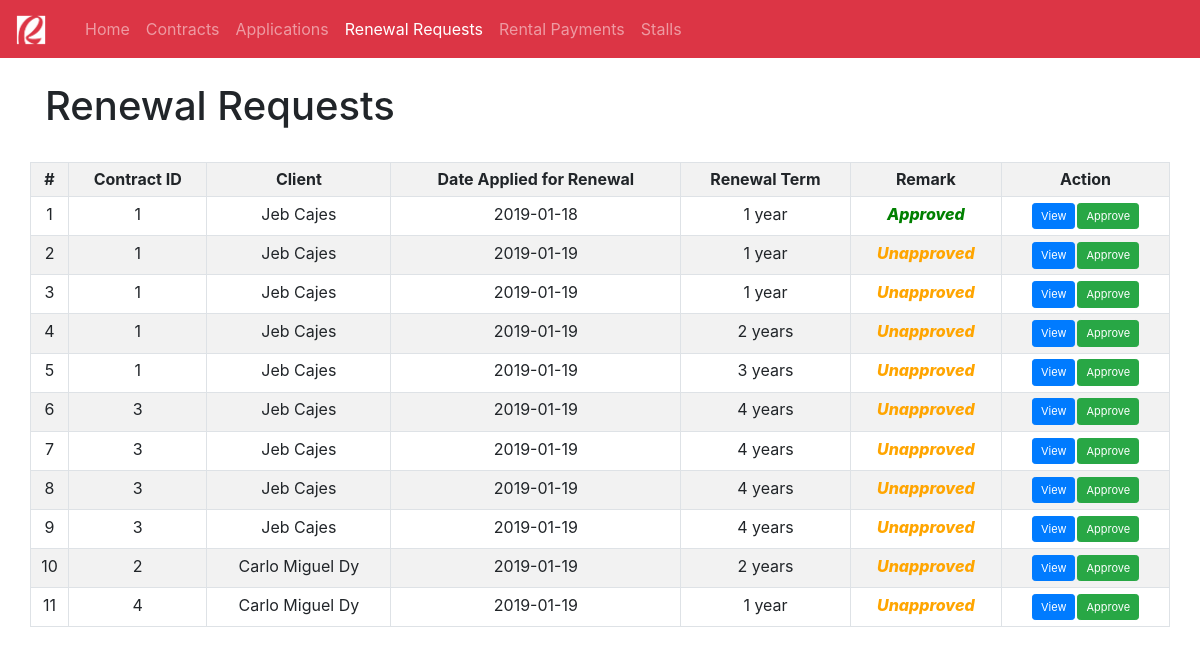
The page /admin-renewal-requests.php on the database as committed earlier.
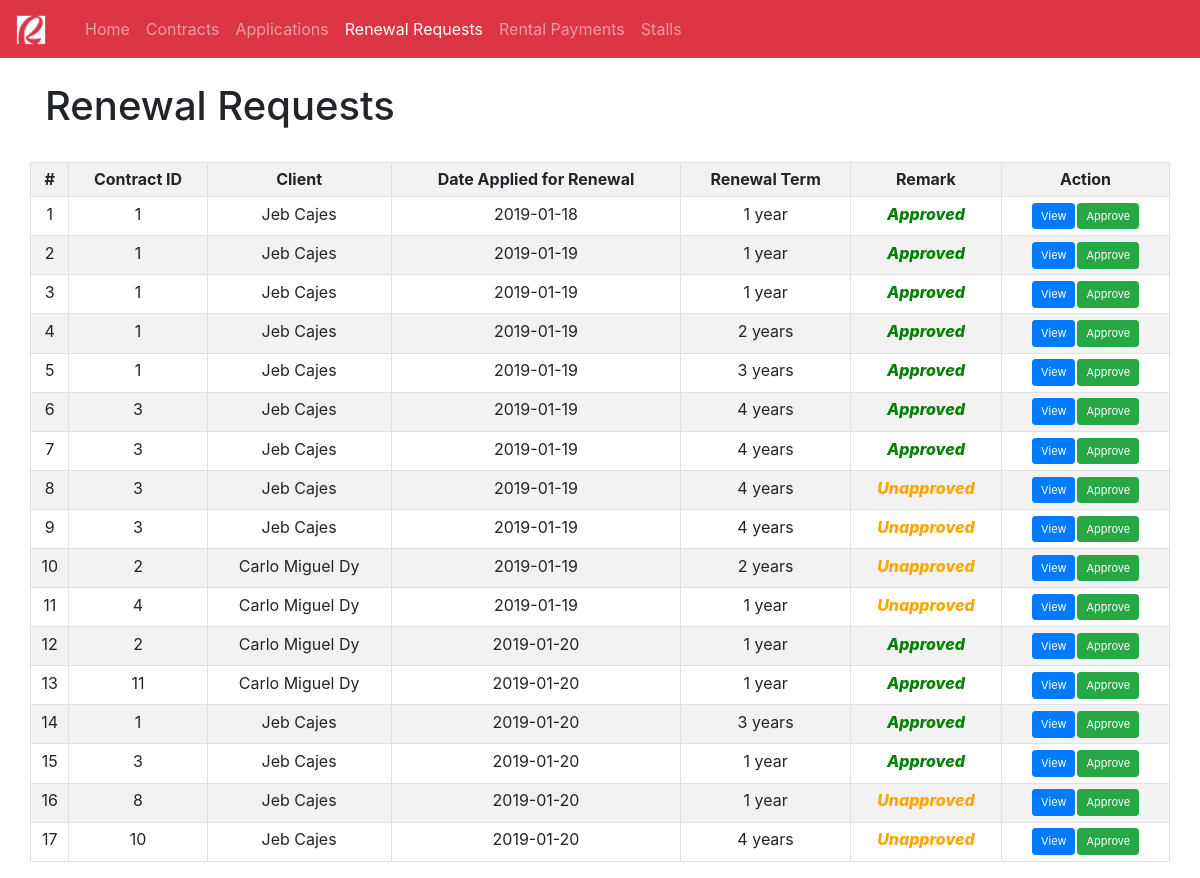
The same page on the database as committed later.
### tables this page shows
CREATE TABLE `renewal` (
  `renewal_id` int(11) NOT NULL,
  `client_id` int(11) NOT NULL,
  `contract_id` int(11) NOT NULL,
  `date_applied_renewal` datetime DEFAULT CURRENT_TIMESTAMP,
  `renewal_status` varchar(32) DEFAULT 'Unapproved',
  `renewal_term` varchar(32) NOT NULL
);

CREATE TABLE `client` (
  `client_id` int(11) NOT NULL,
  `fname` varchar(32) NOT NULL,
  `lname` varchar(32) NOT NULL,
  `email` varchar(64) NOT NULL,
  `address` varchar(128) NOT NULL,
  `contact` varchar(24) NOT NULL
);

### admin-renewal-requests.php (the view, shortened to what this page needs)
<!DOCTYPE html>
<html lang="en">
<head>
    <link rel="stylesheet" href="bootstrap-4.2.1-dist/css/bootstrap.min.css">
    <nav class="navbar navbar-expand-lg navbar-dark bg-danger">
        <a class="navbar-brand" href="index.php">
            <img src="img/rob.png" width="30" height="30" alt="">
        </a>
        <div class="container">
            <div class="collapse navbar-collapse" id="navbarNav">
                <ul class="navbar-nav">
                    <li class="nav-item ">
                        <a class="nav-link" href="index.php">Home</a>
                    </li>
                    <li class="nav-item ">
                        <a class="nav-link" href="admin-contracts.php">Contracts</a>
                    </li>
                    <li class="nav-item ">
                        <a class="nav-link" href="admin-applied-stalls.php">Applications</a>
                    </li>
                    <li class="nav-item active">
                        <a class="nav-link" href="admin-renewal-requests.php">Renewal Requests</a>
                    </li>
                    <li class="nav-item">
                        <a class="nav-link" href="admin-rental-requests.php">Rental Payments</a>
                    </li>
                    <li class="nav-item">
                        <a class="nav-link" href="admin-stalls.php">Stalls</a>
                    </li>
                </ul>
            </div>
        </div>
    </nav>
</head>
<body>
    <div class="container">
        <br><h1>Renewal Requests</h1><br>
        <div class="row">
            <table class="table table-bordered table-striped table-sm">
                <tr align="center">
                    <th>#</th>
                    <th>Contract ID</th>
                    <th>Client</th>
                    <th>Date Applied for Renewal</th>
                    <th>Renewal Term</th>
                    <th>Remark</th>
                    <th>Action</th>
                </tr>
                <?php
                    require_once "api/config.php";
                    $sql_renewal = "SELECT r.renewal_id AS 'renewal_id', cl.fname AS 'fname', cl.lname AS 'lname',
                    r.contract_id AS 'contract_id', r.date_applied_renewal AS 'date_applied_renewal', r.renewal_status AS 'renewal_status',
                    r.renewal_term AS 'renewal_term'
                    FROM renewal r
                    INNER JOIN client cl ON r.client_id = cl.client_id
                    ";
                    $result_renewal = mysqli_query($link, $sql_renewal);
                    if(mysqli_num_rows($result_renewal) > 0 ){
                        while($row_renewal = mysqli_fetch_assoc($result_renewal)){
                            echo "<tr align='center'>";
                                $renewal_id = $row_renewal['renewal_id'];
                                echo "<td>" . $row_renewal['renewal_id'] . "</td>";
                                echo "<td>" . $row_renewal['contract_id'] . "</td>";
                                $contract_id = $row_renewal['contract_id'];
                                echo "<td>" . $row_renewal['fname'] . " " . $row_renewal['lname'] . "</td>";
                                $old_date = strtotime($row_renewal['date_applied_renewal']);
                                $new_date = date('Y-m-d', $old_date);
                                echo "<td>" . $new_date . "</td>";
                                echo "<td>" . $row_renewal['renewal_term'] . "</td>";
                                $renewal_term = $row_renewal['renewal_term'];
                                if($row_renewal['renewal_status'] == 'Approved'){
                                    echo "<td style='color: green; font-weight: 800; font-style: italic;'>" . $row_renewal['renewal_status'] . "</td>";
                                }else{
                                    echo "<td style='color: orange; font-weight: 800; font-style: italic;'>" . $row_renewal['renewal_status'] . "</td>";
                                }
                                echo "<td>";
                                    echo "<a href='admin-view-renewal-details.php?renewal_id=$renewal_id' class='btn btn-primary btn-sm' style='font-size: 11px; margin: 1px;'>View</a>";
                                    echo "<a href='api/admin-approve-renewal.php?renewal_id=$renewal_id&renewal_term=$renewal_term&contract_id=$contract_id' class='btn btn-success btn-sm' style='font-size: 11px; margin: 1px;'>Approve</a>";
                                echo "</td>";
                            echo "</tr>";
                        }
                    }else{
                        echo "<td colspan='7' align='center'>No records found.</td>";
                    }
                ?>
            </table>
        </div>
    </div>
</body>
</html>

Rows that differ between the two databases and show on the page:
changed renewal id 2: renewal_status "Unapproved" → "Approved"
changed renewal id 3: renewal_status "Unapproved" → "Approved"
changed renewal id 4: renewal_status "Unapproved" → "Approved"
changed renewal id 5: renewal_status "Unapproved" → "Approved"
changed renewal id 6: renewal_status "Unapproved" → "Approved"
changed renewal id 7: renewal_status "Unapproved" → "Approved"
added renewal: renewal_id "12", contract "2", client.fname "Carlo Miguel", client.lname "Dy", date_applied_renewal "2019-01-20", renewal_term "1 year", renewal_status "Approved"
added renewal: renewal_id "13", contract "11", client.fname "Carlo Miguel", client.lname "Dy", date_applied_renewal "2019-01-20", renewal_term "1 year", renewal_status "Approved"
added renewal: renewal_id "14", contract "1", client.fname "Jeb", client.lname "Cajes", date_applied_renewal "2019-01-20", renewal_term "3 years", renewal_status "Approved"
added renewal: renewal_id "15", contract "3", client.fname "Jeb", client.lname "Cajes", date_applied_renewal "2019-01-20", renewal_term "1 year", renewal_status "Approved"
added renewal: renewal_id "16", contract "8", client.fname "Jeb", client.lname "Cajes", date_applied_renewal "2019-01-20", renewal_term "1 year", renewal_status "Unapproved"
added renewal: renewal_id "17", contract "10", client.fname "Jeb", client.lname "Cajes", date_applied_renewal "2019-01-20", renewal_term "4 years", renewal_status "Unapproved"
